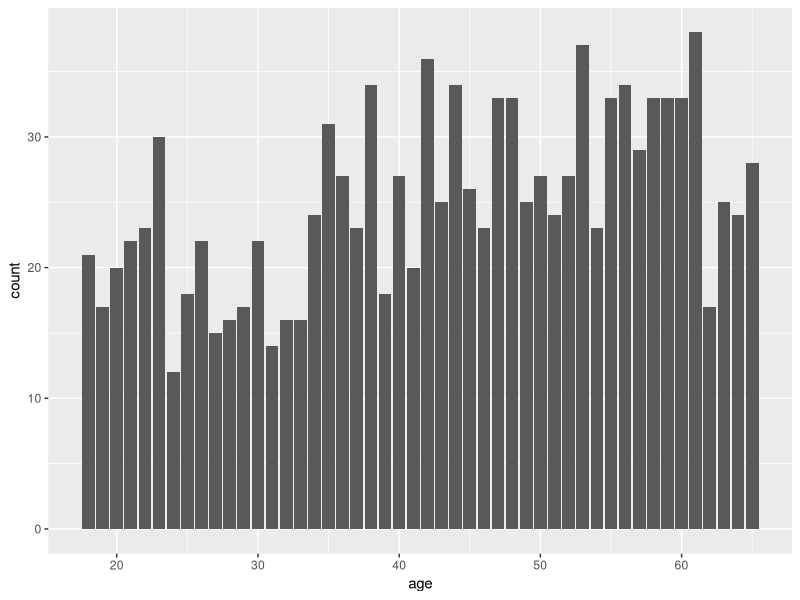
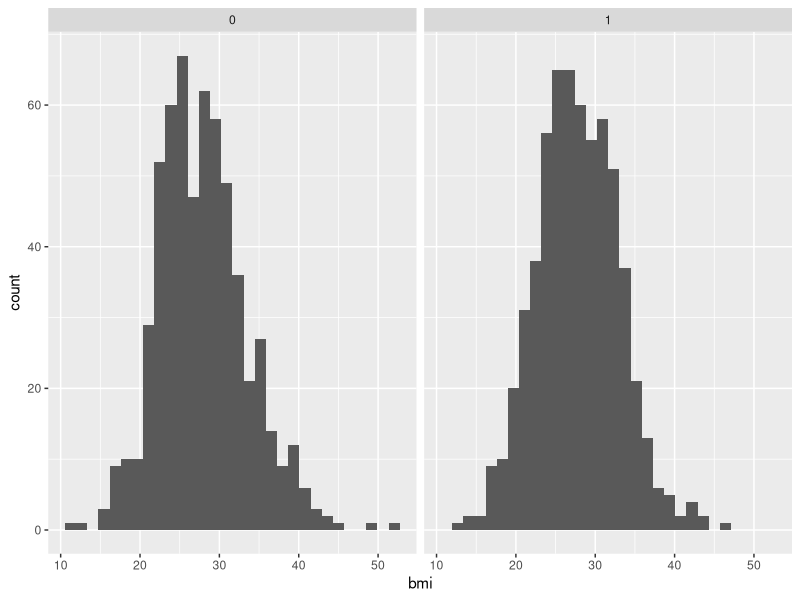

Source code (R) for these figures, in order:
library(tidyverse)

df <- read_csv("sample_data.csv")

region_codes <- tribble(
  ~code, ~region_name,
  1, "North East",
  2, "North West",
  3, "Yorkshire and the Humber",
  4, "East Midlands",
  5, "West Midlands",
  6, "East of England",
  7, "London",
  8, "South East",
  9, "South West",
  10, "Wales",
  11, "Scotland",
  12, "Northern Ireland"
)

df2 <- df |> 
  mutate(
    bmi = weight/(height / 100)^2,
    dist = if_else(hm >= 3, 1, 0),
    depr = if_else(hm >= 4, 1, 0),
    qual = case_when(
      educ %in% 1:3 ~ "Low",
      educ %in% 4:8 ~ "Medium",
      educ %in% 9:12 ~ "High"
    ),
    active = if_else(exerc == 0, "No", "Yes")
  ) |> 
  left_join(region_codes, by = join_by(region == code)) |> 
  filter(age %in% 18:65)

df2 |> 
  ggplot(aes(age)) +
  geom_bar()

df2 |> 
  ggplot(aes(bmi)) +
  geom_histogram() +
  facet_wrap(~gender)

t.test(bmi ~ gender, data = df2)


(mod1 <- lm(hm ~ active, data = df2))

(mod2 <- lm(hm ~ educ, data = df2))

(mod3 <- lm(hm ~ qual, data = df2))

(mod4 <- lm(hm ~ active*gender + educ + region_name, data = df2))

(mod5 <- glm(dist ~ active*gender + educ + region_name, data = df2))

(mod6 <- glm(depr ~ active*gender + educ + region_name, data = df2))
